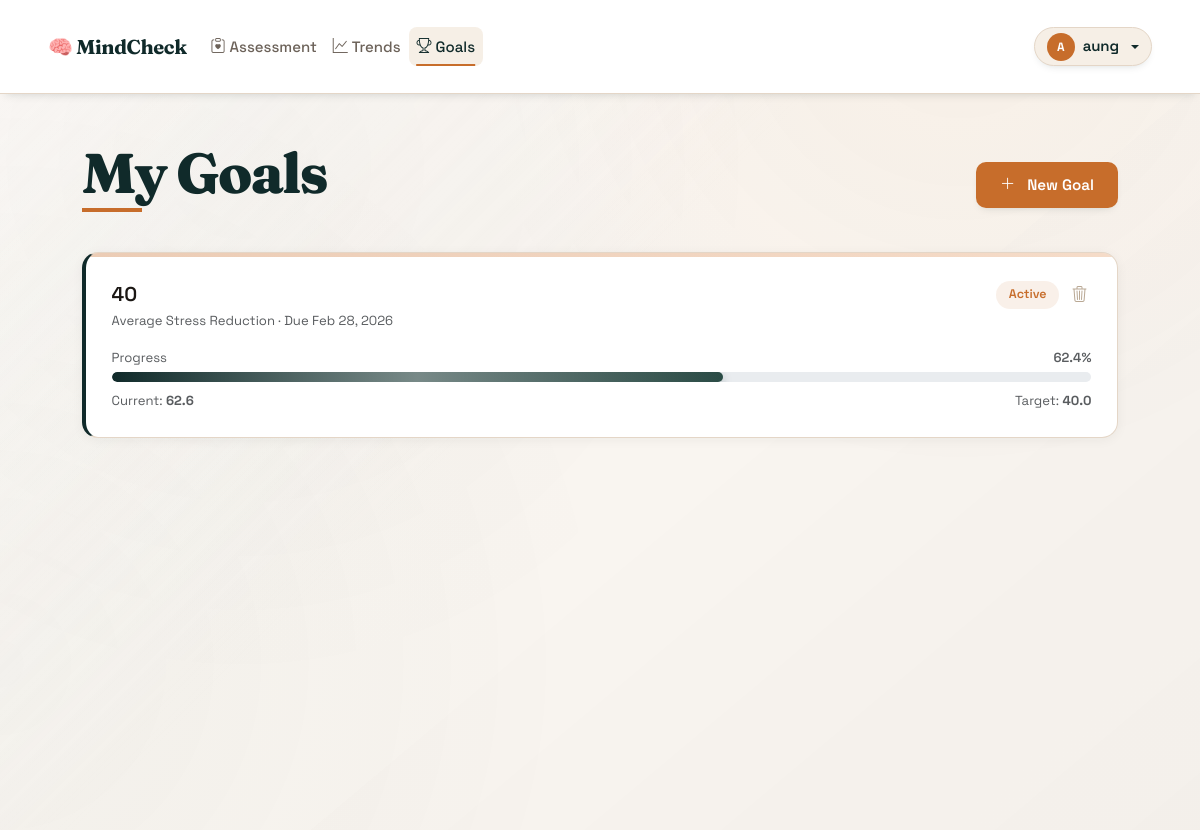
Before: /goals (signed in) with the older database file.
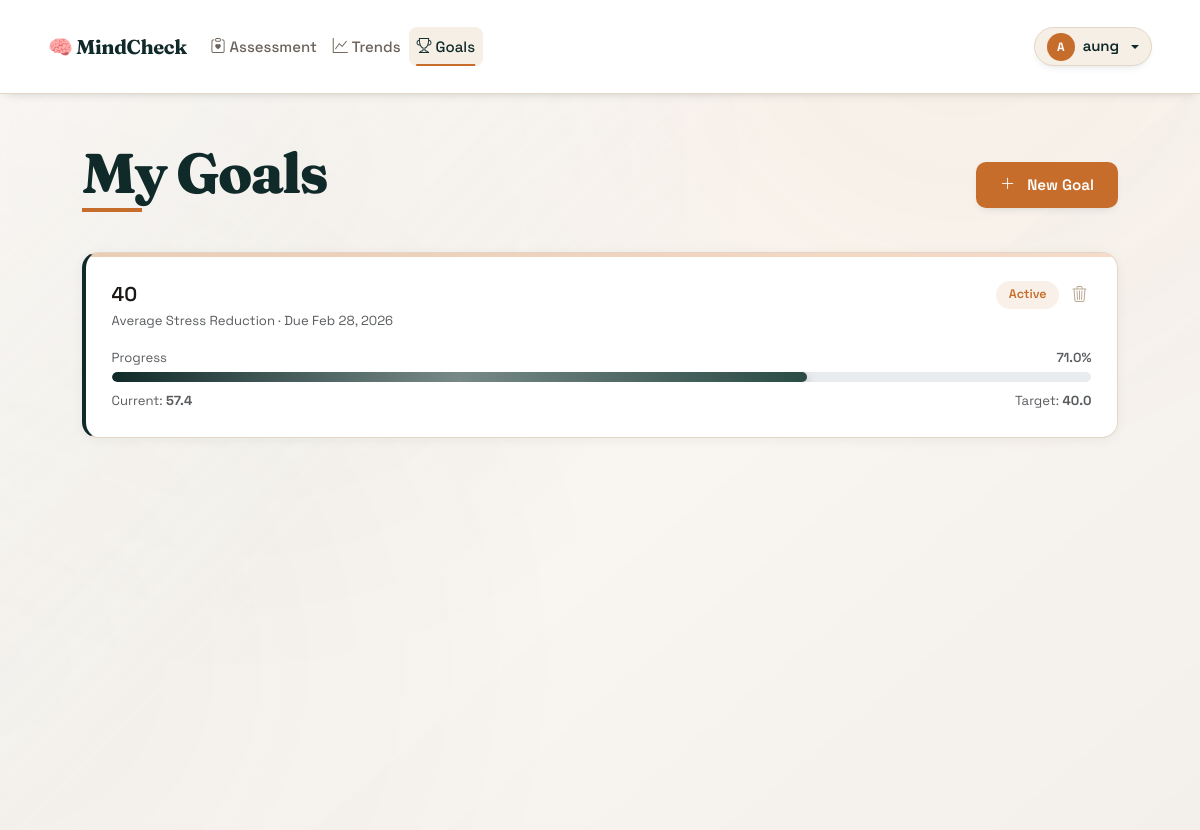
After: the same page with the newer database file.
### database.py (models this page shows, shortened)
class Goal(db.Model):
    __tablename__ = 'goals'
    id = db.Column(db.Integer, primary_key=True)
    user_id = db.Column(db.Integer, db.ForeignKey('users.id'), nullable=False)
    goal_type = db.Column(db.String(50), nullable=False)  # 'avg_stress', 'peak_stress', 'streak_days'
    description = db.Column(db.String(255))
    target_value = db.Column(db.Float, nullable=False)
    current_value = db.Column(db.Float, default=0.0)
    deadline = db.Column(db.Date, nullable=True)
    created_at = db.Column(db.DateTime, default=datetime.utcnow)
    completed_at = db.Column(db.DateTime, nullable=True)
    status = db.Column(db.String(20), default='active')
    def calculate_progress(self):
        if self.goal_type in ['avg_stress', 'peak_stress']:
            if self.current_value <= self.target_value:
                return 100.0
            max_stress = 100.0  # Assuming stress is 0-100
            progress = max(0, (max_stress - self.current_value) / (max_stress - self.target_value) * 100)
            return min(100.0, progress)
        elif self.goal_type == 'streak_days':
            progress = (self.current_value / self.target_value) * 100
            return min(100.0, progress)
        return 0.0

### app.py (the view)
@app.route('/goals')
@login_required
def goals():
    user_goals = Goal.query.filter_by(user_id=current_user.id).order_by(Goal.created_at.desc()).all()
    return render_template('goals.html', goals=user_goals, user=current_user)

### app.py (called while the page is built)
@login_manager.user_loader
def load_user(user_id):
    return User.query.get(int(user_id))

### templates/goals.html (shortened to what this page needs)
{% extends "base.html" %}
{% block content %}
<div class="container py-5">
    <div class="page-header mb-4">
        <h1>My Goals</h1>
        <button class="btn btn-wizard-primary" data-bs-toggle="modal" data-bs-target="#createGoalModal">
            <i class="bi bi-plus-lg me-1"></i>New Goal
        </button>
    </div>
    {% if goals %}
    <div style="display:grid; gap:1.5rem;">
        {% for goal in goals %}
        <div class="result-card" style="border-left: 4px solid
            {% if goal.status == 'completed' %}var(--success-color)
            {% elif goal.status == 'expired' %}#636e72
            {% else %}var(--primary-color){% endif %};">
            <div class="d-flex justify-content-between align-items-start mb-3">
                <div>
                    <div class="fw-600 fs-5">{{ goal.description or 'Goal #' ~ goal.id }}</div>
                    <div class="text-muted small">
                        {% if goal.goal_type == 'avg_stress' %}Average Stress Reduction
                        {% elif goal.goal_type == 'peak_stress' %}Peak Stress Reduction
                        {% elif goal.goal_type == 'streak_days' %}Consistent Days
                        {% endif %}
                        {% if goal.deadline %} · Due {{ goal.deadline.strftime('%b %d, %Y') }}{% endif %}
                    </div>
                </div>
                <div class="d-flex gap-2 align-items-center">
                    {% if goal.status == 'completed' %}
                    <span class="badge-pill bg-success-soft text-success">✓ Completed</span>
                    {% elif goal.status == 'expired' %}
                    <span class="badge-pill bg-muted-soft text-muted">Expired</span>
                    {% else %}
                    <span class="badge-pill bg-primary-soft text-primary-dark">Active</span>
                    {% endif %}
                    <form method="POST" action="{{ url_for('delete_goal', goal_id=goal.id) }}"
                        onsubmit="return confirm('Delete this goal?');" class="mb-0">
                        <button type="submit" class="btn-icon-del" title="Delete goal">
                            <i class="bi bi-trash3"></i>
                        </button>
                    </form>
                </div>
            </div>
            <div class="d-flex justify-content-between small text-muted mb-1">
                <span>Progress</span>
                <span class="fw-600">{{ goal.calculate_progress()|round(1) }}%</span>
            </div>
            <div class="progress" style="height:10px; border-radius:99px;">
                <div class="progress-bar bg-accent"
                    style="width: {{ goal.calculate_progress() }}%; transition: width .8s ease;"></div>
            </div>
            <div class="d-flex justify-content-between small text-muted mt-2">
                <span>Current: <strong>{{ goal.current_value|round(1) }}</strong></span>
                <span>Target: <strong>{{ goal.target_value|round(1) }}</strong></span>
            </div>
        </div>
        {% endfor %}
    </div>
    {% endif %}
</div>
{% endblock %}

Changed rows visible on the page:
changed Goal: calculate_progress "62.4" → "71.0"; current_value "62.6" → "57.4"
